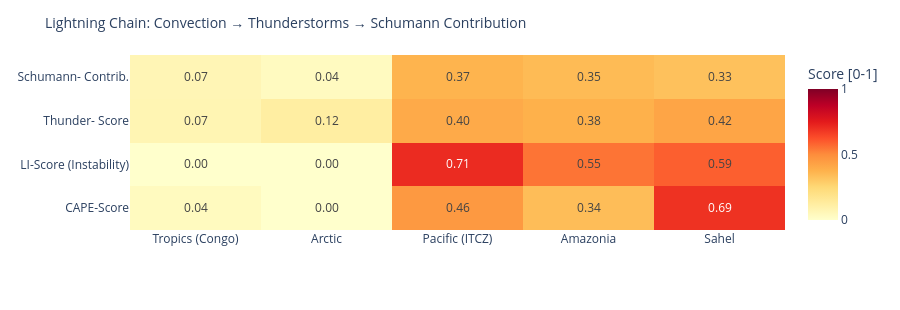

Notebook code for this chart:
### Code cell
# ============================================================
# LIGHTNING CHAIN: Convection → Thunderstorms → Schumann
# Shows the causal chain per measurement point as heatmap
# ============================================================

def cape_score(v):
    """CAPE → normalized score [0,1]"""
    if v is None or pd.isna(v): return 0.0
    return min(1.0, float(v) / 3000)

def li_score(v):
    """Lifted Index: negative = unstable → score [0,1]"""
    if v is None or pd.isna(v): return 0.3
    return min(1.0, max(0.0, (-float(v) + 6) / 12))

def cloud_score(v):
    if v is None or pd.isna(v): return 0.3
    return float(v) / 100

def thunder_score(row):
    """Kombinierter Gewitterwahrscheinlichkeits-Score
    CAPE + LI + Bedeckung + WMO-Gewitter + konvektiver Niederschlag (showers)
    Hinweis: X-Ray und Kp sind kein Bestandteil – nur geomagn./solarer Kontext.
    """
    cs = cape_score(row.get('cape'))
    ls = li_score(row.get('li'))
    cl = cloud_score(row.get('cloud'))
    t  = 1.0 if row.get('thunderstorm') else 0.0
    # Convective precipitation (showers) as additional indicator
    sh = min(1.0, (row.get('showers') or 0) / 5.0)
    return round(cs * 0.30 + ls * 0.25 + cl * 0.15 + t * 0.20 + sh * 0.10, 3)

def schumann_contribution(t_score, lat):
    """Schumann contribution: higher in tropics (±30°), scaled by thunderstorm score"""
    lat_weight = max(0.3, 1.0 - abs(lat) / 60)
    return round(t_score * lat_weight, 3)

df_atm['cape_score']   = df_atm.apply(lambda r: cape_score(r['cape']), axis=1)
df_atm['li_score']     = df_atm.apply(lambda r: li_score(r['li']),    axis=1)
df_atm['thunder_score']= df_atm.apply(lambda r: thunder_score(r.to_dict()), axis=1)
df_atm['schumann_contribution'] = df_atm.apply(
    lambda r: schumann_contribution(r['thunder_score'], r['lat']), axis=1)

metrics = ['cape_score', 'li_score', 'thunder_score', 'schumann_contribution']
labels  = ['CAPE-Score', 'LI-Score\n(Instability)', 'Thunder-\nScore', 'Schumann-\nContrib.']
z_data  = [df_atm[m].tolist() for m in metrics]

fig = go.Figure(go.Heatmap(
    z=z_data,
    x=df_atm['point'].tolist(),
    y=labels,
    colorscale='YlOrRd',
    zmin=0, zmax=1,
    text=[[f'{v:.2f}' for v in row] for row in z_data],
    texttemplate='%{text}', textfont=dict(size=12),
    colorbar=dict(title='Score [0-1]')
))
fig.update_layout(
    title=dict(text='Lightning Chain: Convection → Thunderstorms → Schumann Contribution', font=dict(size=14)),
    height=310,
    plot_bgcolor='rgba(0,0,0,0)', paper_bgcolor='rgba(0,0,0,0)',
    margin=dict(l=130, r=80, t=55, b=80)
)
fig.show()

### Figure 1 — Plotly figure (JSON) as saved in the notebook; plotly's stock layout.template omitted (floating-point values rounded to 4 significant figures)
{"data": [{"colorbar": {"title": {"text": "Score [0-1]"}}, "colorscale": [[0.0, "rgb(255,255,204)"], [0.125, "rgb(255,237,160)"], [0.25, "rgb(254,217,118)"], [0.375, "rgb(254,178,76)"], [0.5, "rgb(253,141,60)"], [0.625, "rgb(252,78,42)"], [0.75, "rgb(227,26,28)"], [0.875, "rgb(189,0,38)"], [1.0, "rgb(128,0,38)"]], "text": [["0.04", "0.00", "0.46", "0.34", "0.69"], ["0.00", "0.00", "0.71", "0.55", "0.59"], ["0.07", "0.12", "0.40", "0.38", "0.42"], ["0.07", "0.04", "0.37", "0.35", "0.33"]], "textfont": {"size": 12}, "texttemplate": "%{text}", "type": "heatmap", "x": ["Tropics (Congo)", "Arctic", "Pacific (ITCZ)", "Amazonia", "Sahel"], "y": ["CAPE-Score", "LI-Score\n(Instability)", "Thunder-\nScore", "Schumann-\nContrib."], "z": [[0.03667, 0.0, 0.46, 0.34, 0.6933], [0.0, 0.0, 0.7083, 0.55, 0.5917], [0.071, 0.118, 0.402, 0.379, 0.419], [0.066, 0.035, 0.368, 0.347, 0.328]], "zmax": 1, "zmin": 0}], "layout": {"height": 310, "margin": {"b": 80, "l": 130, "r": 80, "t": 55}, "paper_bgcolor": "rgba(0,0,0,0)", "plot_bgcolor": "rgba(0,0,0,0)", "title": {"font": {"size": 14}, "text": "Lightning Chain: Convection → Thunderstorms → Schumann Contribution"}}}
